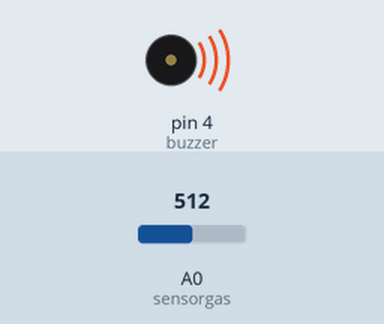
The sketch below on a simulated Arduino Uno, built with avr-gcc and run on an emulated ATmega328P. Shown: buzzer (waves = sounding, pin HIGH). The test bench sets the inputs (shaded band); at power-on: A0 (sensorgas) = 512. What the sketch prints to the serial monitor is not drawn.

Above: at 1.9 s.
2.0 s: A0 (sensorgas) set to 410
6.3 s: A0 (sensorgas) set to 391
At 7.7 s:
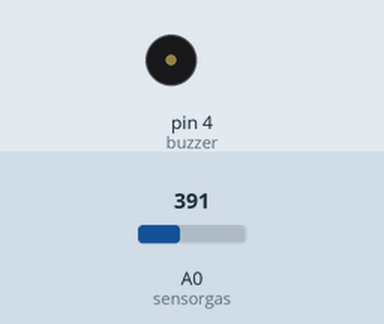
8.0 s: A0 (sensorgas) set to 511
At 8.8 s:
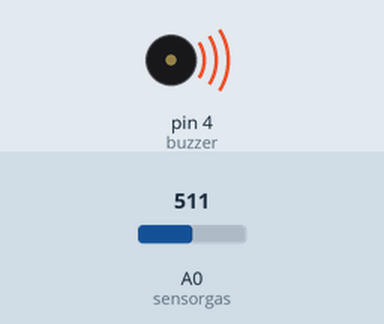
12.3 s: A0 (sensorgas) set to 390
At 13.6 s:
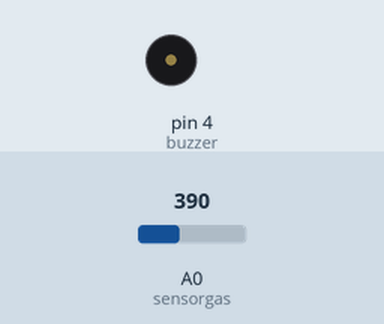
Timing chart, 0 to 14.8 s (numbered marks = the images above; inputs shaded):
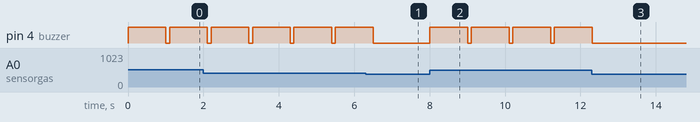

The sketch:

testemq2.ino
```cpp
//Teste sensor mq02

int sensorgas = A0;//sensor de gás no pino a0
int buzzer = 4; //buzzer no pino d2
int maxgas = 400;//valor max de gás normal

void setup(){

pinMode(sensorgas, INPUT);
pinMode(buzzer, OUTPUT);
Serial.begin(9600);
}
void loop(){

int leituragas = analogRead(sensorgas);
Serial.print("Leitura: ");
Serial.println(leituragas);

 if (leituragas > maxgas){
 Serial.print("Vazamento de gás!");
 digitalWrite(buzzer, HIGH);
 delay(1000);
 digitalWrite(buzzer, LOW);
 }
 else{
 digitalWrite(buzzer, LOW);
 }
 delay(100);
}
```

Measured:
- the behaviour switches between 401 and 400 on A0 (sensorgas) (found by bisection; images 0 and 1)
- after the input at 6.3 s, pin 4 (buzzer): goes on until 6.5 s, then stays LOW
- after the input at 8.0 s, pin 4 (buzzer): alternates HIGH for 1.0 s and LOW for 0.10 s, starting at once
- after the input at 12.3 s, pin 4 (buzzer): goes on until 12.3 s, then stays LOW
- by itself, pin 4 (buzzer): alternates HIGH for 1.0 s and LOW for 0.10 s
